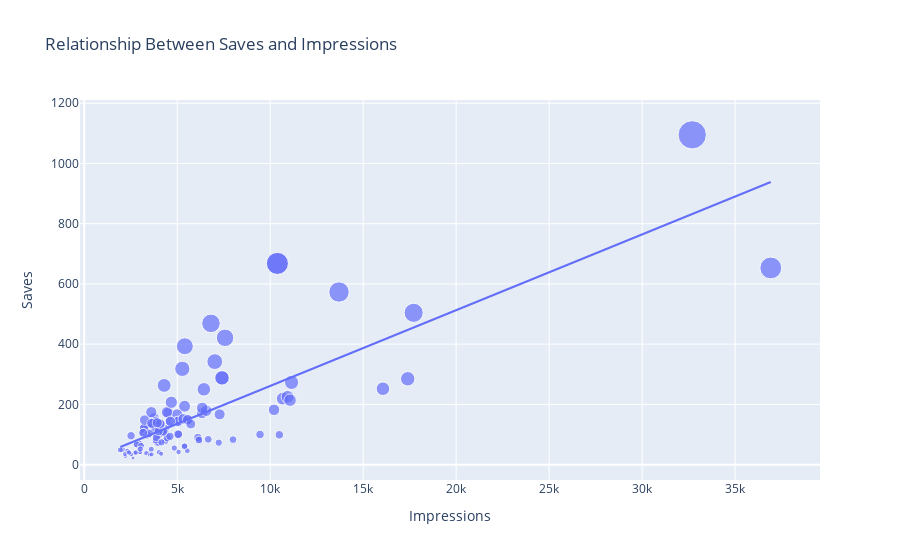

The notebook cell this image was saved under:
### Code cell
# Relationship between no. of  Saves and no. of impressions 
figure = px.scatter(data_frame =data,x = "Impressions",y="Saves",size ="Saves",trendline ="ols",title= "Relationship Between Saves and Impressions")
figure.show()
